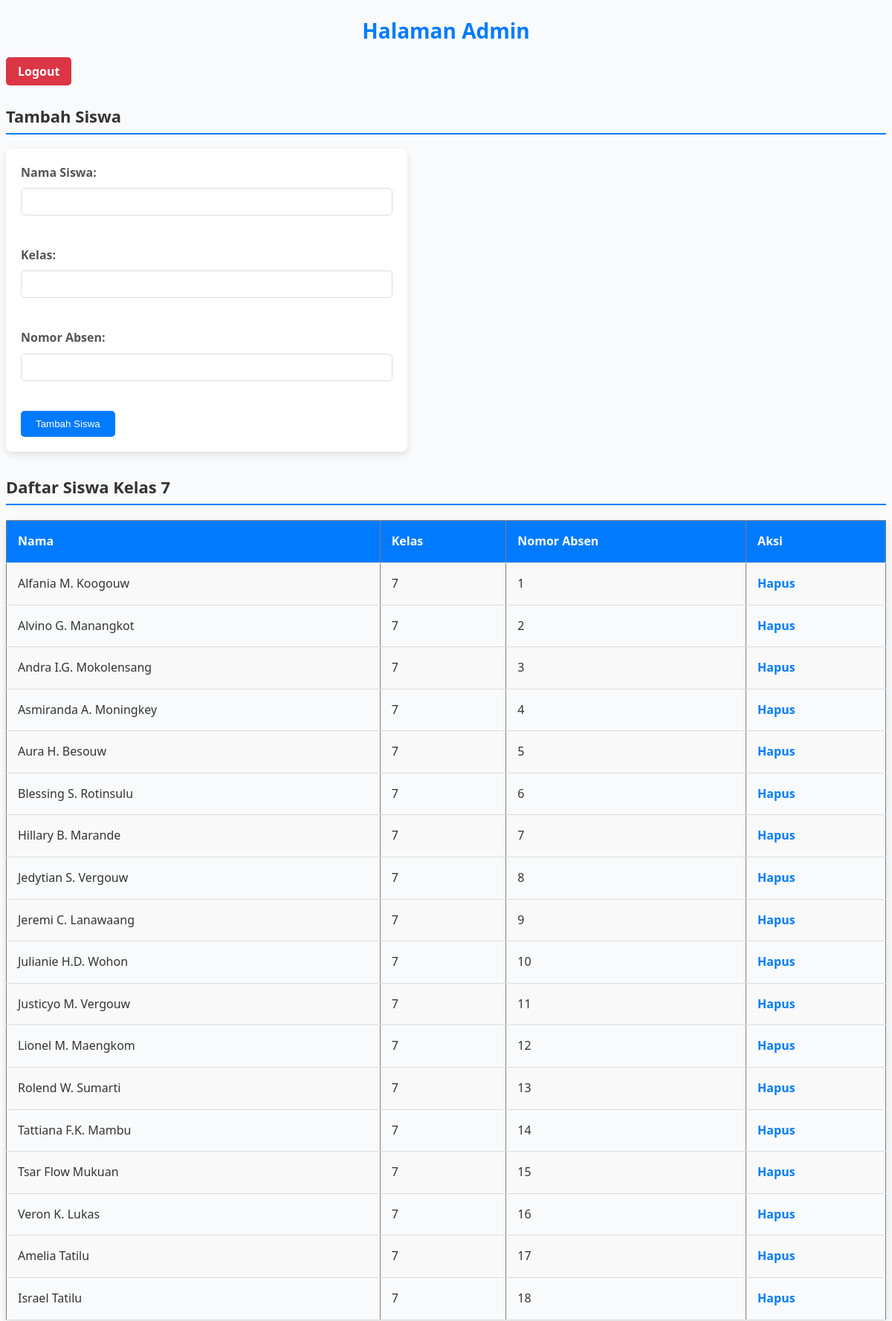
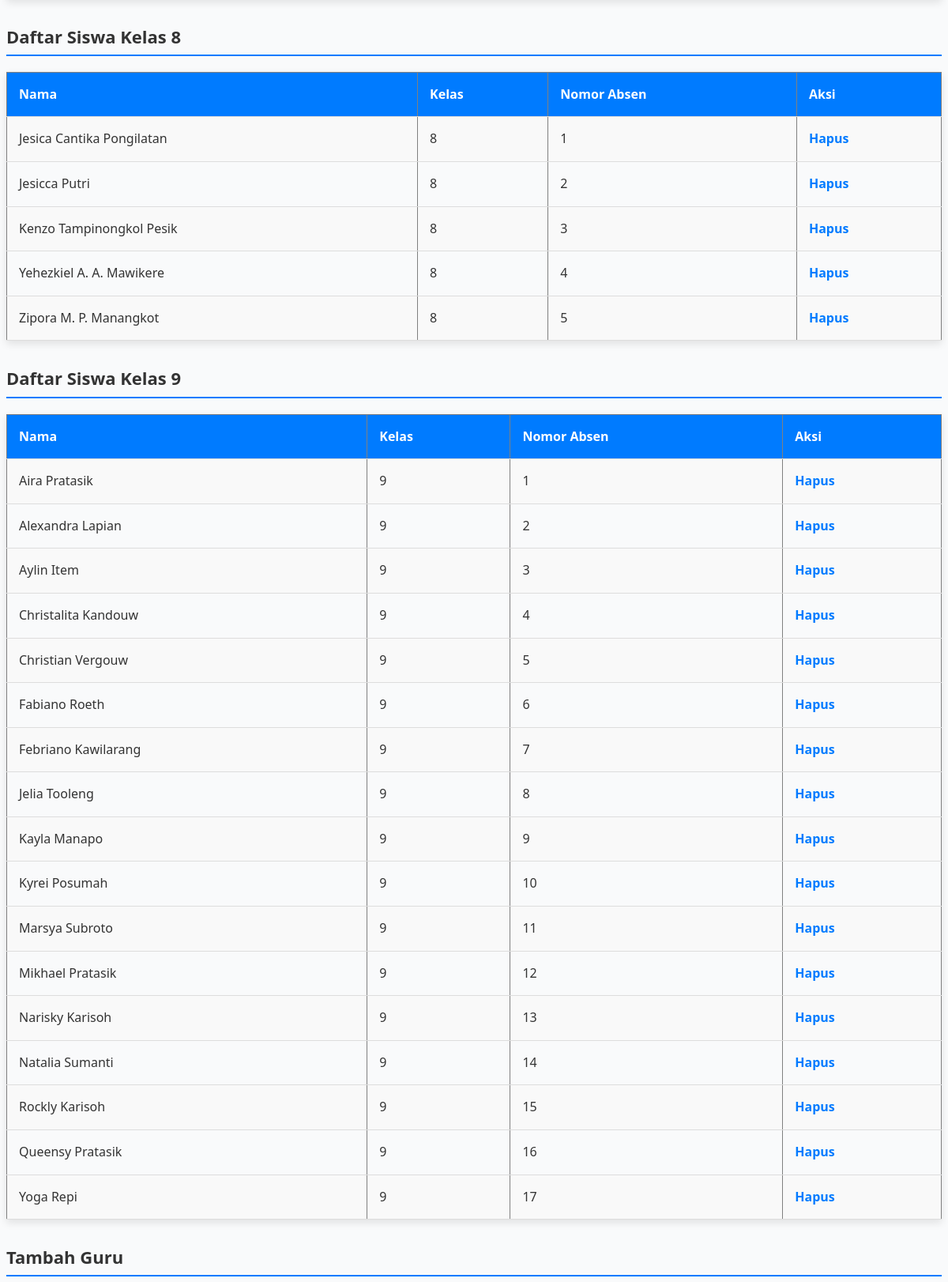
Screenshot of /app/views/admin.php (signed in, upper part) with the database file from the repository (2 pictures, top to bottom).
### tables this page shows
CREATE TABLE `students` (
  `id` int(11) NOT NULL,
  `name` varchar(255) NOT NULL,
  `grade` int(11) NOT NULL,
  `roll_number` varchar(255) NOT NULL
);

### app/controllers/AdminController.php (called while the page is built, shortened)
<?php
include_once '../models/Student.php';
class AdminController
{
    private $studentModel;
    public function __construct($db)
    {
        $this->studentModel = new Student($db);
    }
    public function getStudentsByGrade($grade)
    {
        return $this->studentModel->getStudentsByGrade($grade);
    }
}
?>

### app/models/Student.php (called while the page is built, shortened)
<?php
class Student
{
    private $conn;
    public function __construct($db)
    {
        $this->conn = $db;
    }
    public function getStudentsByGrade($grade)
    {
        $query = "SELECT * FROM students WHERE grade = :grade";
        $stmt = $this->conn->prepare($query);
        $stmt->bindParam(':grade', $grade,  PDO::PARAM_INT);
        $stmt->execute();
        return $stmt->fetchAll(PDO::FETCH_ASSOC);
    }
}
?>

### app/views/admin.php (the view, shortened to what this page needs)
<?php
include_once '../controllers/AdminController.php';
$database = new Database();
$db = $database->getConnection();
$adminController = new AdminController($db);
$students7 = $adminController->getStudentsByGrade(7);
$students8 = $adminController->getStudentsByGrade(8);
$students9 = $adminController->getStudentsByGrade(9);
?>
<!DOCTYPE html>
<html lang="en">
<head>
    <link rel="stylesheet" href="css/admin.css">
</head>
<body>
    <h1>Halaman Admin</h1>
    <a href="logout.php"
        style="background-color: #dc3545; color: #fff; padding: 8px 16px; text-decoration: none; border-radius: 5px; font-size: 16px; transition: background-color 0.3s;"
        onmouseover="this.style.backgroundColor='#c82333'" onmouseout="this.style.backgroundColor='#dc3545'">Logout</a>
    <h2>Tambah Siswa</h2>
    <form method="POST" action="admin.php">
        <label for="name">Nama Siswa:</label>
        <input type="text" id="name" name="name" required><br><br>
        <label for="grade">Kelas:</label>
        <input type="number" id="grade" name="grade" required><br><br>
        <label for="roll_number">Nomor Absen:</label>
        <input type="number" id="roll_number" name="roll_number" required><br><br>
        <input type="submit" name="add_student" value="Tambah Siswa">
    </form>
    <h2>Daftar Siswa Kelas 7</h2>
    <table border="1">
        <tr>
            <th>Nama</th>
            <th>Kelas</th>
            <th>Nomor Absen</th>
            <th>Aksi</th>
        </tr>
        <?php foreach ($students7 as $student): ?>
            <tr>
                <td><?php echo $student['name']; ?></td>
                <td><?php echo $student['grade']; ?></td>
                <td><?php echo $student['roll_number']; ?></td>
                <td>
                    <a href="admin.php?delete_student=<?php echo $student['id']; ?>">Hapus</a>
                </td>
            </tr>
        <?php endforeach; ?>
    </table>
    <h2>Daftar Siswa Kelas 8</h2>
    <table border="1">
        <tr>
            <th>Nama</th>
            <th>Kelas</th>
            <th>Nomor Absen</th>
            <th>Aksi</th>
        </tr>
        <?php foreach ($students8 as $student): ?>
            <tr>
                <td><?php echo $student['name']; ?></td>
                <td><?php echo $student['grade']; ?></td>
                <td><?php echo $student['roll_number']; ?></td>
                <td>
                    <a href="admin.php?delete_student=<?php echo $student['id']; ?>">Hapus</a>
                </td>
            </tr>
        <?php endforeach; ?>
    </table>
    <h2>Daftar Siswa Kelas 9</h2>
    <table border="1">
        <tr>
            <th>Nama</th>
            <th>Kelas</th>
            <th>Nomor Absen</th>
            <th>Aksi</th>
        </tr>
        <?php foreach ($students9 as $student): ?>
            <tr>
                <td><?php echo $student['name']; ?></td>
                <td><?php echo $student['grade']; ?></td>
                <td><?php echo $student['roll_number']; ?></td>
                <td>
                    <a href="admin.php?delete_student=<?php echo $student['id']; ?>">Hapus</a>
                </td>
            </tr>
        <?php endforeach; ?>
    </table>
    <h2>Tambah Guru</h2>
</body>
</html>

### app/views/css/admin.css (style rules this page uses)
body { font-family: 'Segoe UI', system-ui, -apple-system, sans-serif; line-height: 1.6; color: #333; background-color: #f9fafb; }
h1 { font-size: 28px; color: #007bff; text-align: center; margin-bottom: 20px; }
h2 { font-size: 22px; color: #333; margin-top: 30px; border-bottom: 2px solid #007bff; padding-bottom: 5px; }
form { background-color: #ffffff; padding: 20px; margin-top: 10px; margin-bottom: 20px; border-radius: 8px; box-shadow: 0 4px 10px rgba(0, 0, 0, 0.1); max-width: 500px; }
label { display: block; margin-bottom: 8px; font-weight: bold; color: #555; }
input[type="text"], input[type="number"] { width: 100%; padding: 10px; margin-bottom: 15px; border-radius: 5px; border: 1px solid #ddd; box-sizing: border-box; }
input[type="submit"] { background-color: #007bff; color: #fff; padding: 10px 20px; border: none; border-radius: 5px; cursor: pointer; transition: background-color 0.3s; }
table { width: 100%; border-collapse: collapse; margin-top: 20px; box-shadow: 0 4px 10px rgba(0, 0, 0, 0.1); }
th, td { padding: 15px; text-align: left; border-bottom: 1px solid #ddd; }
th { background-color: #007bff; color: #fff; font-weight: bold; }
tr:nth-child(even) { background-color: #f9f9f9; }
a { color: #007bff; text-decoration: none; font-weight: bold; transition: color 0.3s; }

### rows the page displays
students: name "Alfania M. Koogouw", grade "7", roll_number "1"
students: name "Alvino G. Manangkot", grade "7", roll_number "2"
students: name "Andra I.G. Mokolensang", grade "7", roll_number "3"
students: name "Asmiranda A. Moningkey", grade "7", roll_number "4"
students: name "Aura H. Besouw", grade "7", roll_number "5"
students: name "Blessing S. Rotinsulu", grade "7", roll_number "6"
students: name "Hillary B. Marande", grade "7", roll_number "7"
students: name "Jedytian S. Vergouw", grade "7", roll_number "8"
students: name "Jeremi C. Lanawaang", grade "7", roll_number "9"
students: name "Julianie H.D. Wohon", grade "7", roll_number "10"
students: name "Justicyo M. Vergouw", grade "7", roll_number "11"
students: name "Lionel M. Maengkom", grade "7", roll_number "12"
students: name "Rolend W. Sumarti", grade "7", roll_number "13"
students: name "Tattiana F.K. Mambu", grade "7", roll_number "14"
students: name "Tsar Flow Mukuan", grade "7", roll_number "15"
students: name "Veron K. Lukas", grade "7", roll_number "16"
students: name "Amelia Tatilu", grade "7", roll_number "17"
students: name "Israel Tatilu", grade "7", roll_number "18"
students: name "Jesica Cantika Pongilatan", grade "8", roll_number "1"
students: name "Jesicca Putri", grade "8", roll_number "2"
students: name "Kenzo Tampinongkol Pesik", grade "8", roll_number "3"
students: name "Yehezkiel A. A. Mawikere", grade "8", roll_number "4"
students: name "Zipora M. P. Manangkot", grade "8", roll_number "5"
students: name "Aira Pratasik", grade "9", roll_number "1"
students: name "Alexandra Lapian", grade "9", roll_number "2"
students: name "Aylin Item", grade "9", roll_number "3"
students: name "Christalita Kandouw", grade "9", roll_number "4"
students: name "Christian Vergouw", grade "9", roll_number "5"
students: name "Fabiano Roeth", grade "9", roll_number "6"
students: name "Febriano Kawilarang", grade "9", roll_number "7"
students: name "Jelia Tooleng", grade "9", roll_number "8"
students: name "Kayla Manapo", grade "9", roll_number "9"
students: name "Kyrei Posumah", grade "9", roll_number "10"
students: name "Marsya Subroto", grade "9", roll_number "11"
students: name "Mikhael Pratasik", grade "9", roll_number "12"
students: name "Narisky Karisoh", grade "9", roll_number "13"
students: name "Natalia Sumanti", grade "9", roll_number "14"
students: name "Rockly Karisoh", grade "9", roll_number "15"
students: name "Queensy Pratasik", grade "9", roll_number "16"
students: name "Yoga Repi", grade "9", roll_number "17"
